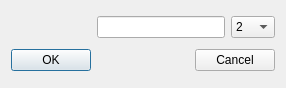
<ui version="4.0" >
 <class>EditAddMul</class>
 <widget class="QDialog" name="EditAddMul" >
  <property name="geometry" >
   <rect>
    <x>0</x>
    <y>0</y>
    <width>286</width>
    <height>88</height>
   </rect>
  </property>
  <property name="windowTitle" >
   <string>Add or Mul factor</string>
  </property>
  <layout class="QGridLayout" >
   <property name="leftMargin" >
    <number>11</number>
   </property>
   <property name="topMargin" >
    <number>11</number>
   </property>
   <property name="rightMargin" >
    <number>11</number>
   </property>
   <property name="bottomMargin" >
    <number>11</number>
   </property>
   <property name="horizontalSpacing" >
    <number>6</number>
   </property>
   <property name="verticalSpacing" >
    <number>6</number>
   </property>
   <item row="1" column="0" >
    <widget class="QPushButton" name="OkButton" >
     <property name="text" >
      <string>OK</string>
     </property>
     <property name="default" >
      <bool>true</bool>
     </property>
    </widget>
   </item>
   <item row="0" column="0" >
    <widget class="QLabel" name="Caption" >
     <property name="text" >
      <string/>
     </property>
     <property name="wordWrap" >
      <bool>false</bool>
     </property>
    </widget>
   </item>
   <item row="0" column="1" colspan="2" >
    <widget class="QLineEdit" name="Value" >
     <property name="alignment" >
      <set>Qt::AlignRight</set>
     </property>
    </widget>
   </item>
   <item row="0" column="3" >
    <widget class="QComboBox" name="ValBox" >
     <property name="enabled" >
      <bool>true</bool>
     </property>
     <item>
      <property name="text" >
       <string>2</string>
      </property>
     </item>
     <item>
      <property name="text" >
       <string>3</string>
      </property>
     </item>
     <item>
      <property name="text" >
       <string>4</string>
      </property>
     </item>
     <item>
      <property name="text" >
       <string>5</string>
      </property>
     </item>
     <item>
      <property name="text" >
       <string>6</string>
      </property>
     </item>
     <item>
      <property name="text" >
       <string>7</string>
      </property>
     </item>
     <item>
      <property name="text" >
       <string>8</string>
      </property>
     </item>
     <item>
      <property name="text" >
       <string>9</string>
      </property>
     </item>
     <item>
      <property name="text" >
       <string>10</string>
      </property>
     </item>
     <item>
      <property name="text" >
       <string>11</string>
      </property>
     </item>
     <item>
      <property name="text" >
       <string>12</string>
      </property>
     </item>
    </widget>
   </item>
   <item row="1" column="2" colspan="2" >
    <widget class="QPushButton" name="CancelButton" >
     <property name="text" >
      <string>Cancel</string>
     </property>
    </widget>
   </item>
   <item row="1" column="1" >
    <spacer>
     <property name="orientation" >
      <enum>Qt::Horizontal</enum>
     </property>
     <property name="sizeType" >
      <enum>QSizePolicy::Expanding</enum>
     </property>
     <property name="sizeHint" >
      <size>
       <width>30</width>
       <height>0</height>
      </size>
     </property>
    </spacer>
   </item>
  </layout>
 </widget>
 <layoutdefault spacing="6" margin="11" />
 <pixmapfunction>qPixmapFromMimeSource</pixmapfunction>
 <resources/>
 <connections/>
</ui>
